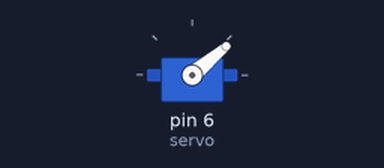
Recording of a sketch running on a simulated Arduino Uno, built with avr-gcc and run on an emulated ATmega328P. Shown: servo.

Above: at 0.05 s.
At 5.1 s:
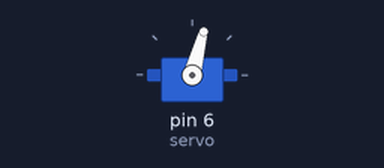
At 5.2 s:
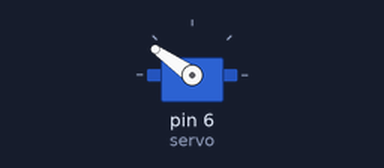
At 10.2 s:
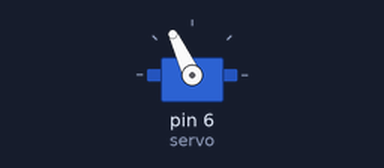
Timing chart, 0 to 13.3 s (numbered marks = the images above):
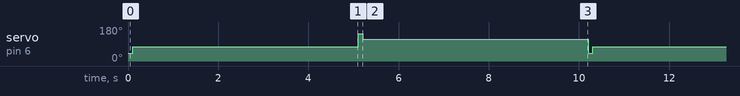

The sketch:

arduino-test-actuation.ino
```cpp
#include <Servo.h>

Servo servo;

void setup() {
  servo.attach(6);

}

void loop() {
  servo.write(40);
  delay(100);
  servo.write(75);

  delay(5000);

  servo.write(145);
  delay(100);
  servo.write(115);

  delay(5000);
}
```

Measured:
- by itself, servo on pin 6 (servo): repeats every 10.2 s: 145° 0.10 s, 115° 5.0 s, 40° 0.10 s, 75° 5.0 s
